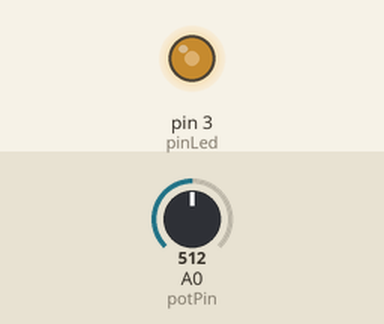
This sketch was run on a simulated Arduino Uno, built with avr-gcc and run on an emulated ATmega328P. Parts: output pins drawn as LEDs (lit = HIGH). The test bench sets the inputs (shaded band); at power-on: A0 (potPin) = 512.

Above: at 1.2 s.
1.3 s: A0 (potPin) set to 716
At 2.1 s:
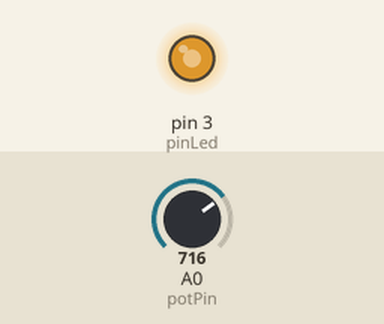
2.8 s: A0 (potPin) set to 900
At 3.2 s:
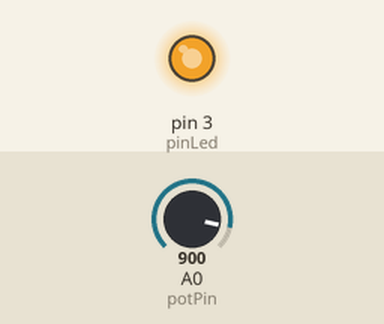
4.3 s: A0 (potPin) set to 122
At 5.5 s:
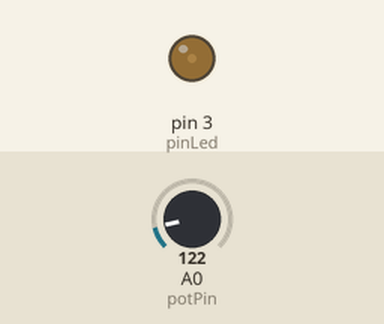
5.8 s: A0 (potPin) set to 0
At 6.7 s:
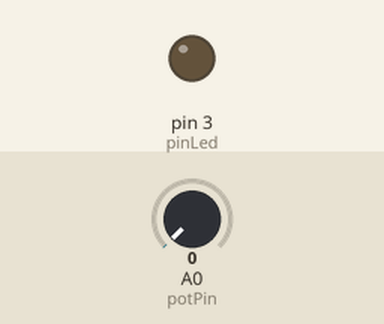
Timing chart, 0 to 8.3 s (numbered marks = the images above; inputs shaded):
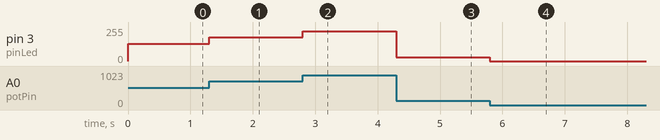

The sketch:

EX3.ino
```cpp
#define pinLed 3
#define potPin 0

int intensidade=0;

void setup() {
  pinMode(pinLed, OUTPUT);
}

void loop() {
  intensidade = analogRead(potPin);
  analogWrite(pinLed, (intensidade/4));
}
```

Measured:
- after the input at 1.3 s, pin 3 (pinLed): 128/255 → 179/255 at once
- after the input at 2.8 s, pin 3 (pinLed): 179/255 → 225/255 at once
- after the input at 4.3 s, pin 3 (pinLed): 225/255 → 30/255 at once
- after the input at 5.8 s, pin 3 (pinLed): 30/255 → 0/255 at once
